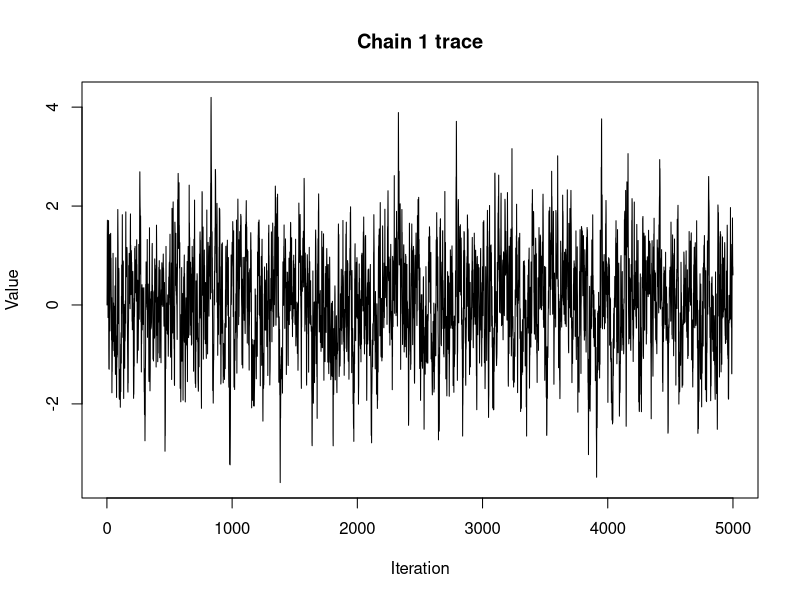
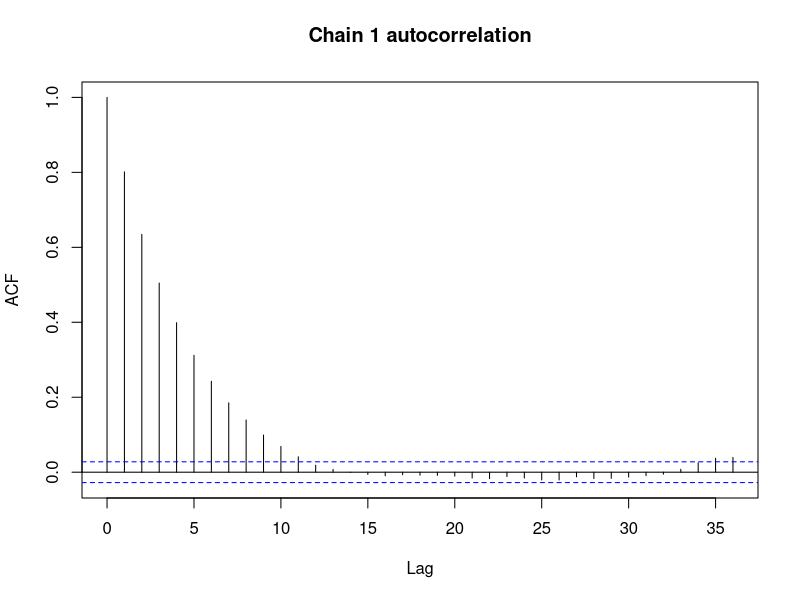

Generate these figures, in order, with R:
# Basic diagnostics for independent chains targeting a standard normal.
# These summaries are screens, not proof of convergence.
set.seed(704)
n <- 5000L
n_chains <- 4L
stopifnot(n >= 2L, n_chains >= 2L)
chains <- replicate(n_chains, {
  x <- numeric(n)
  for (i in 2:n) x[i] <- 0.8 * x[i - 1L] + rnorm(1, sd = sqrt(1 - 0.8^2))
  x
})
colnames(chains) <- paste0("chain", seq_len(n_chains))
stopifnot(all(dim(chains) == c(n, n_chains)), all(is.finite(chains)))
plot(chains[, 1], type = "l", xlab = "Iteration", ylab = "Value", main = "Chain 1 trace")
acf(chains[, 1], main = "Chain 1 autocorrelation")
print(rbind(mean = colMeans(chains), sd = apply(chains, 2, sd)))
